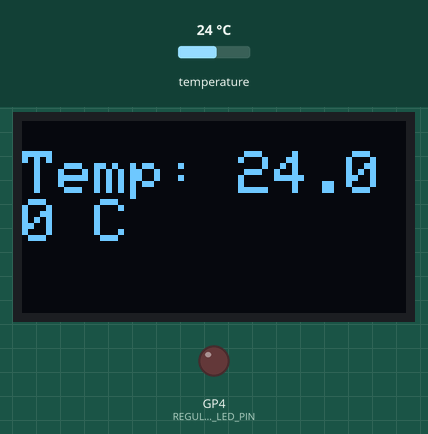
Simulated run of this sketch. Board: Raspberry Pi Pico W. Parts: 128×64 one-colour display, output pins drawn as LEDs (lit = HIGH). Inputs (shaded band) come from the test bench; at power-on: temperature 24 °C. What the sketch prints to the serial monitor is not drawn.

Above: at 3.4 s.
3.5 s: temperature set to 12 °C
At 6.5 s:
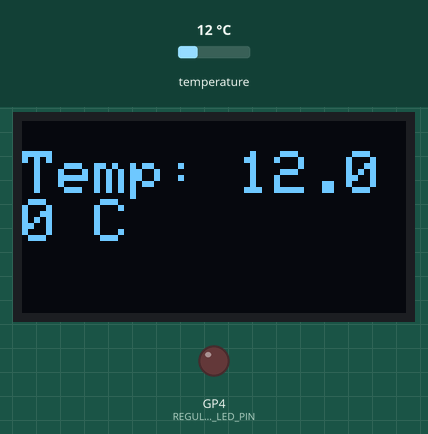
9.2 s: temperature set to 19 °C
At 11.9 s:
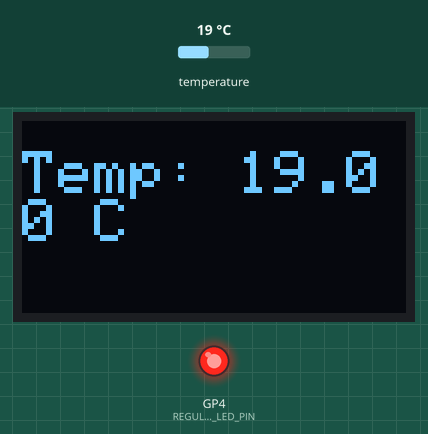
12.5 s: temperature set to 28 °C
At 15.1 s:
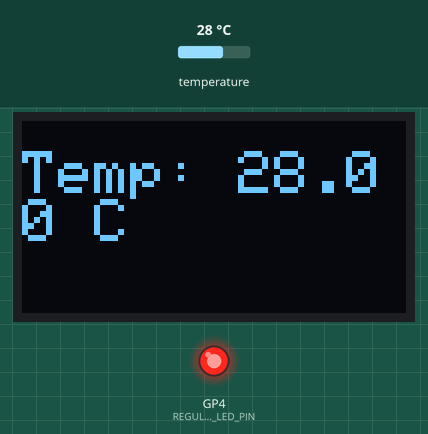
Timing chart, 0 to 22.1 s (numbered marks = the images above; inputs shaded):
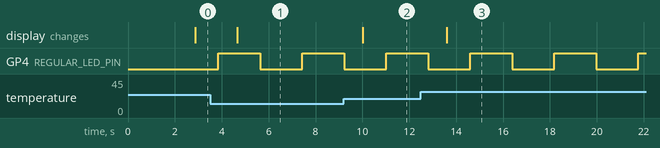

The sketch:

sketch.ino
```cpp
// Now turn this trash into treasure!
#include <Wire.h>
#include <OneWire.h>
#include <DallasTemperature.h>
#include <Adafruit_GFX.h>
#include <Adafruit_SSD1306.h>

#define SCREEN_WIDTH 128 // OLED display width, in pixels
#define SCREEN_HEIGHT 64 // OLED display height, in pixels
#define OLED_RESET -1    // Reset pin (or -1 if sharing Arduino reset pin)
Adafruit_SSD1306 display(SCREEN_WIDTH, SCREEN_HEIGHT, &Wire, OLED_RESET);

#define ONE_WIRE_BUS 2
#define REGULAR_LED_PIN 4

bool ledState = false;

OneWire oneWire(ONE_WIRE_BUS);
DallasTemperature sensors(&oneWire);

void setup() {
  // put your setup code here, to run once:
  pinMode(REGULAR_LED_PIN, OUTPUT);
  digitalWrite(REGULAR_LED_PIN, LOW);

  Serial.begin(9600);
  Serial.println("Starting up...");

  sensors.begin();
  Serial.println("DS18B20 Temperature Sensor Setup Complete.");

  if(!display.begin(SSD1306_SWITCHCAPVCC, 0x3D)) {
    Serial.println(F("SSD1306 allocation failed"));
    for(;;);
  }
  delay(2000);

  display.clearDisplay();
  display.display();
}

void loop() {
  // Request temperature from DS18B20 sensor
  digitalWrite(REGULAR_LED_PIN, ledState ? HIGH : LOW);

  sensors.requestTemperatures();
  float temperatureC = sensors.getTempCByIndex(0);

  // Print temperature to Serial Monitor
  Serial.print("Temperature: ");
  Serial.print(temperatureC);
  Serial.println(" °C");
  ledState = !ledState;

  if (temperatureC != DEVICE_DISCONNECTED_C) {
    // Print temperature to Serial Monitor
    Serial.print("Temperature: ");
    Serial.print(temperatureC);
    Serial.println(" °C");

    // Display temperature on OLED
    display.clearDisplay();
    display.setTextSize(2); // Draw 2X-scale text
    display.setTextColor(SSD1306_WHITE);
    display.setCursor(0, 10);
    display.print("Temp: ");
    display.print(temperatureC);
    display.print(" C");
    display.display();
  } else {
    Serial.println("Error: Could not read temperature data");

    // Display error message on OLED
    display.clearDisplay();
    display.setTextSize(2); // Draw 2X-scale text
    display.setTextColor(SSD1306_WHITE);
    display.setCursor(0, 10);
    display.print("Error");
    display.display();
  }

  delay(1000); // Wait for 1 second before next reading
}
```

Measured:
- after the input at 3.5 s, the display: changes after 1.2 s (image 1)
- after the input at 9.2 s, the display: changes after 0.82 s (image 2)
- after the input at 12.5 s, the display: changes after 1.1 s (image 3)
- by itself, GP4 (REGULAR_LED_PIN): alternates HIGH for 1.8 s and LOW for 1.8 s
